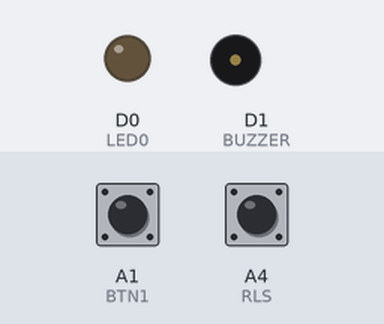
Simulated run of this sketch. Board: Particle Photon. Parts: output pins drawn as LEDs (lit = HIGH), buzzer (waves = sounding). Dashed ring = blinking. The inputs (shaded band) are chosen by the test bench; at power-on: A1 (BTN1) LOW, A4 (RLS) HIGH. The local clock reads 2024-03-15 10:24:30 at power-on unless the sketch sets it.

Above: at 1.2 s.
1.3 s: A1 (BTN1) pulled HIGH for 0.15 s
At 2.1 s:
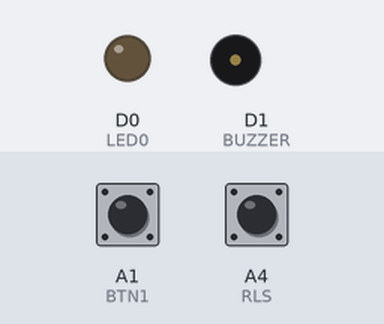
2.9 s: A4 (RLS) pulled LOW for 3.2 s
At 6.52 s:
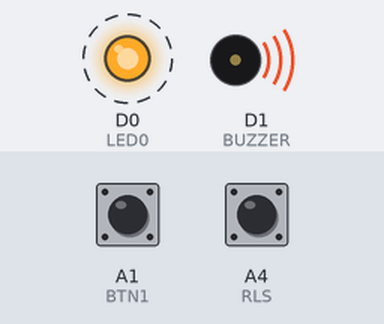
9.1 s: A1 (BTN1) pulled HIGH for 1 s
At 9.27 s:
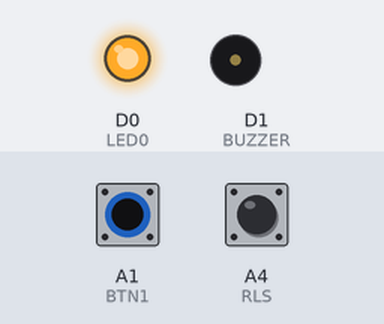
Timing chart, 0 to 12.1 s (numbered marks = the images above; inputs shaded):
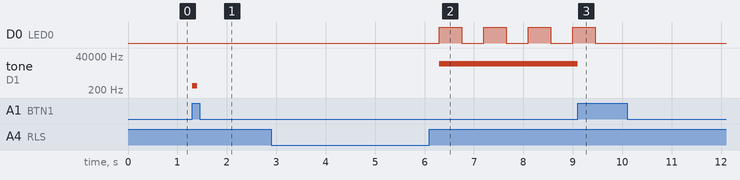

Measured:
- after the input at 1.3 s, tone on D1 (BUZZER): silent → 400 Hz at once, → silent 0.10 s later
- after the input at 2.9 s, D0 (LED0): alternates HIGH for 0.45 s and LOW for 0.45 s, starting after 3.4 s; tone on D1 (BUZZER): silent → 12000 Hz after 3.4 s
- after the input at 9.1 s, D0 (LED0): goes on until 9.5 s, then stays LOW; tone on D1 (BUZZER): 12000 Hz → silent after 0.00 s instead of 7.0 s

The sketch:

finalproject.ino
```cpp
/*
CSC 4328 Embedded Systems Final Project: Burglar Alarm System
Made by Ayoub Mabkhout
Supervised by Dr. James C. Peyton-Jones

Implemented Core Project + Additional Features i, ii, iii, iv, vi, viii, and ix
Also implemented a custom additional feature (x): The LED flashes at
the same rate as the frequency of the buzzer changes in alarm mode
*/

#define BTN1 A1                                                 // BTN1 input in PIN A1
#define RLS A4                                                  // RLS input in PIN A4
#define BUZZER D1                                               // BUZZER output in PIN D1
#define LED0 D0                                                 // LED output in pin D0

SYSTEM_THREAD(ENABLED);                                         // Allows for the OS to manage system background processing
                                                                // (such as managing concurrent threads) without blocking main loop

enum states {OFF, ARMED, ALARM};                                // ENUM type for the alarm states (FSM states)
enum inputs {BUTTON, CLOUD, INTRUDER_IN, INTRUDER_OUT};         // ENUM type for the types of input the alarm FSM can take

states state;
inputs input;
bool stateFSMFlag = false;                                      // flag set by the interrupts to enable the FSM to be executed in the loop
bool alarmEnabled = false;                                      // flag set by the FSM to indicate alarm mode for our alarm timer function
long lastPressed = millis();                                    // contains the value of the last time the button was pressed, used to debounce the button

String cloudKey = "m71xNJ";                                     // cloud key to arm/disarm hardcoded into the device

Timer alarmTimer(450, alarmFunction, false);                    // alarm timer that flashes the LED and sounds
                                                                // the buzzer with a HIGH or LOW pitch tone
Timer presenceTimer(3000,setIntruderIn,true);                   // timeout function to set the alarm after the intruder has been present for 3s
// Timer absenceTimer(1050,setIntruderOut,true);                    // timeout function to stop and re-arm the alarm after the intruder has left for 20s
Timer absTimer(10000,absTimerISR,true);


void stateFSM(){                                                // State FSM as described in the FSM Drawing
                                                                // State FSM is mostly a Moore FSM with one exception
    bool alarm_on_to_off = false;                               // boolean variable set during transition (akin to Mealey FSM)
                                                                // to indicate that the FSM transitioned FROM the ALARM state to anotgehr state

    // FSM Transition switch
    switch(state){
        case OFF:
            if(input == BUTTON || input == CLOUD)
                state = ARMED;
            break;

        case ARMED:
            if(input == INTRUDER_IN)
                state = ALARM;
            else if(input == BUTTON || input == CLOUD)
                state = OFF;
            break;

        case ALARM:
            if(input == BUTTON || input == CLOUD)
                state = OFF;
            else if(input == INTRUDER_OUT)
                state = ARMED;
            alarm_on_to_off = true;                             // ALARM => ARMED || ALARM => OFF
            break;

        default:
            state = OFF;

    }

        // FSM execution switch
    switch(state){                                              // the main variable being set (output of the FSM) is alarmEnabled
        case OFF:
            if(alarm_on_to_off)                                 // disable alarm but not btn confirmation tone
                noTone(BUZZER);
            alarmEnabled = false;
            Particle.publish("BAS Disarmed.",Time.timeStr());   // also publishing an event to the cloud for each state
            break;

        case ARMED:
            if(alarm_on_to_off)                                 // disable alarm but not btn confirmation tone
                noTone(BUZZER);
            alarmEnabled = false;
            Particle.publish("BAS ARMED.",Time.timeStr());
            break;

        case ALARM:
            alarmEnabled = true;
            Particle.publish("BAS: Intruder Detected!",Time.timeStr());
    }
}


void alarmFunction(void){                                   // a function that toggles LED0 on and off and BUZZER HIGH/LOW pitch tone
                                                            // when alarm Enabled is low
        static bool toneHigh = true;                        // static variable to keep track of the pitch value of the tone between iterations
        if(!alarmEnabled){
           digitalWrite(LED0, LOW);                         // I avoid to put noTone() here since it would disable the btn
                                                            // confirmation tones
           return;
        }

        int LED0Val = digitalRead(LED0);                    // variable to keep track of the digital value written to the LED
                                                            // in order to write the opposite value
        if(toneHigh)
            tone(BUZZER,12000,0);                           // set tone to HIGH pitch at 12KHz
        else
            tone(BUZZER,100,0);                             // set tone to LOW pitch at 100Hz

        toneHigh != toneHigh;                               // negate the tone pitch variable

        digitalWrite(LED0,!LED0Val);                        // turn LED0 in pin D7 ON/OFF
}


void btnISR(){                                              // input work with interrupts instead of polling, ISR's have to be carefully designed
    if(millis()-lastPressed < 350)                          // in order to debounce the button, we record the time of the last valid press
        return;                                             // and check if more than 350ms has passed, if not then this current button press
                                                            // wil just get ignored
    lastPressed = millis();                                 // If btn press is valid, it becomes the new "last" instance of the btn being pressed
                                                            // => update the value of lastPressed to current time

    input = BUTTON;                                         // input to the FSM of type BUTTON
    tone(BUZZER,400,100);                                   // confirmation tone: 400Hz for 100ms
    stateFSMFlag = true;                                    // enable flag to execute FSM in main loop
}

void rlsISR(){                                              // RLS ISR launches or stops the absence and presence timers,
                                                            // which will eventually update the input for the FSM
    if(!digitalRead(RLS)){                                  // if no one is detected, disable the absence timer and state the presence timer
                                                            // to start counting 3 seconds of the intruder being present
        if(absTimer.isActive())
            absTimer.stopFromISR();
        presenceTimer.resetFromISR();
    }
    else{                                                   // no intruder detected => stop the presence timer and start the absence timer
                                                            // to start counting for 20s of the intruder being absent
        if(presenceTimer.isActive())
            presenceTimer.stopFromISR();
        absTimer.resetFromISR();                            // ...FromISR() suffix to timer functions following particle io's best practices
    }
}

void absTimerISR(){                                         // ISR for the absence timer, called when intruder absent for 20s
    input = INTRUDER_OUT;                                   //  => input becomes INTRUDER_OUT + execute FSM
    stateFSMFlag = true;
}

void setIntruderIn(){                                       // ISR for the presence timer, called when intruder present for 3s
    input = INTRUDER_IN;                                    // => input becomes INTRUDER_IN + execute FSM
    stateFSMFlag = true;
}

void setIntruderOut(){                                      // ISR for the absence timer, called when intruder absent for 20s
    input = INTRUDER_OUT;                                   //  => input becomes INTRUDER_OUT + execute FSM
    stateFSMFlag = true;
}

int cloudArmDisarm(String code){                            // ISR for cloud function to ARM/DISARM the BAS
    if(code.equals(cloudKey)){                              // check the cloud key given as argument
        input = CLOUD;                                      // if true then the result is the same as if the button was pressed
        stateFSMFlag = true;                                // execute FSM with input = BUTTON
        return 0;
    }
    else{
        Particle.publish("Wrong key");                      // otherwise notify the cloud user that the given key was wrong
        return 1;
    }
}

// DEBUG SECTION
bool absenceTimerActive(){
    return absTimer.isActive();
}

bool presenceTimerActive(){
    return presenceTimer.isActive();
}
// DEBUG SECTION

void setup() {
    pinMode(BUZZER,OUTPUT);                                 // Buzzer in output mode so that we can write to it using tone()
    pinMode(LED0,OUTPUT);                                   // LED in output mode so that we can write to it using digitalWrite()
    pinMode(BTN1, INPUT_PULLDOWN);                          // BTN in input pulldown mode since it is active high
    pinMode(RLS, INPUT_PULLUP);                             // RLS in input pullup mode since it active low
                                                            // RLS low => intruder detected
    state = OFF;                                            // FSM state initialized at 'OFF'
    attachInterrupt(BTN1, btnISR, RISING);                  // attaching BTN ISR to the Button pin on a Rising Edge Trigger
    attachInterrupt(RLS, rlsISR, CHANGE);                   // attaching the RLS ISR to the RLS pin with the CHANGE option
                                                            // in order to detect both H-to-L (intruder detected) and
                                                            // L-to-H (intruder gone)
    alarmTimer.start();                                     // alarm timer function, executes the actual alarm when alarmEnabled
    Particle.function("Arm-Disarm BAS",cloudArmDisarm);     // cloud function to ARM/DISARM the BAS, accessible through particle console

    // DEBUG SECTION
    Particle.variable("alarmEnabled",alarmEnabled);
    Particle.variable("Absence Timer ON",absenceTimerActive);
    Particle.variable("Presence Timer ON",presenceTimerActive);
    // DEBUG SECTION


}

void loop() {                                               // nearly all the different sections of the code are asynchronous
    if(stateFSMFlag){                                       // not much going on in the main loop except for executing the FSM when prompted
        stateFSM();                                         // Execute FSM if flag is true, flag is set by the ISR's of relevant inputs
        stateFSMFlag = false;                               // reset flag after FSM is exected to not execute it more than once for the same input
    }
}
```
